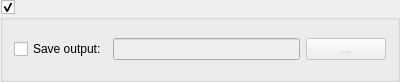
<?xml version="1.0" encoding="UTF-8"?>
<ui version="4.0">
 <class>MonoInterface</class>
 <widget class="QGroupBox" name="MonoInterface">
  <property name="geometry">
   <rect>
    <x>0</x>
    <y>0</y>
    <width>400</width>
    <height>82</height>
   </rect>
  </property>
  <property name="sizePolicy">
   <sizepolicy hsizetype="Minimum" vsizetype="Minimum">
    <horstretch>0</horstretch>
    <verstretch>0</verstretch>
   </sizepolicy>
  </property>
  <property name="windowTitle">
   <string>Frame</string>
  </property>
  <property name="title">
   <string/>
  </property>
  <property name="checkable">
   <bool>true</bool>
  </property>
  <layout class="QVBoxLayout" name="verticalLayout">
   <item>
    <layout class="QHBoxLayout" name="horizontalLayout_2">
     <item>
      <widget class="QCheckBox" name="saveOutput">
       <property name="sizePolicy">
        <sizepolicy hsizetype="Fixed" vsizetype="Fixed">
         <horstretch>0</horstretch>
         <verstretch>0</verstretch>
        </sizepolicy>
       </property>
       <property name="text">
        <string>Save output:</string>
       </property>
      </widget>
     </item>
     <item>
      <widget class="QLineEdit" name="filename">
       <property name="enabled">
        <bool>false</bool>
       </property>
      </widget>
     </item>
     <item>
      <widget class="QPushButton" name="filenameOpen">
       <property name="enabled">
        <bool>false</bool>
       </property>
       <property name="sizePolicy">
        <sizepolicy hsizetype="Fixed" vsizetype="Fixed">
         <horstretch>0</horstretch>
         <verstretch>0</verstretch>
        </sizepolicy>
       </property>
       <property name="text">
        <string>...</string>
       </property>
      </widget>
     </item>
    </layout>
   </item>
  </layout>
 </widget>
 <resources/>
 <connections/>
</ui>
